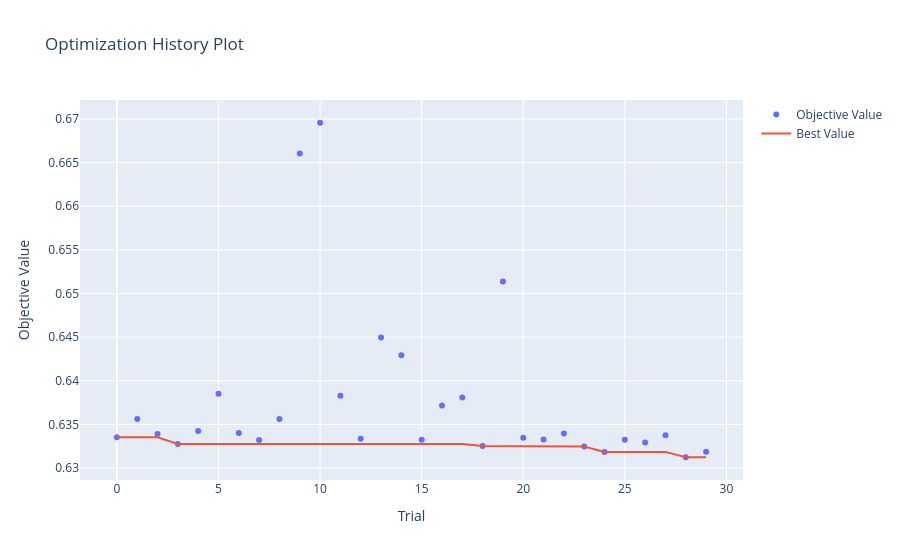
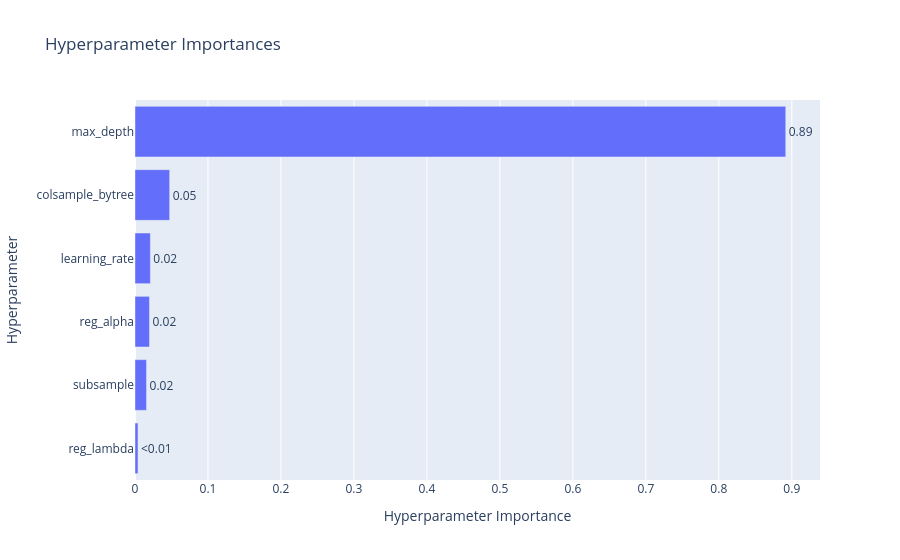

The notebook cell saved with these charts, in order:
### Code cell
## Plot the results of the parameters optimization

vis.plot_optimization_history(study).show()
vis.plot_param_importances(study).show()

### Figure 1 — Plotly figure (JSON) as saved in the notebook; plotly's stock layout.template omitted (floating-point values rounded to 4 significant figures)
{"data": [{"mode": "markers", "name": "Objective Value", "type": "scatter", "x": [0, 1, 2, 3, 4, 5, 6, 7, 8, 9, 10, 11, 12, 13, 14, 15, 16, 17, 18, 19, 20, 21, 22, 23, 24, 25, 26, 27, 28, 29], "y": [0.6335, 0.6356, 0.6339, 0.6328, 0.6343, 0.6385, 0.634, 0.6332, 0.6356, 0.666, 0.6696, 0.6383, 0.6334, 0.645, 0.6429, 0.6333, 0.6372, 0.6381, 0.6325, 0.6514, 0.6335, 0.6333, 0.634, 0.6325, 0.6319, 0.6332, 0.6329, 0.6338, 0.6312, 0.6319]}, {"mode": "lines", "name": "Best Value", "type": "scatter", "x": [0, 1, 2, 3, 4, 5, 6, 7, 8, 9, 10, 11, 12, 13, 14, 15, 16, 17, 18, 19, 20, 21, 22, 23, 24, 25, 26, 27, 28, 29], "y": [0.6335, 0.6335, 0.6335, 0.6328, 0.6328, 0.6328, 0.6328, 0.6328, 0.6328, 0.6328, 0.6328, 0.6328, 0.6328, 0.6328, 0.6328, 0.6328, 0.6328, 0.6328, 0.6325, 0.6325, 0.6325, 0.6325, 0.6325, 0.6325, 0.6319, 0.6319, 0.6319, 0.6319, 0.6312, 0.6312]}, {"marker": {"color": "#cccccc"}, "mode": "markers", "name": "Infeasible Trial", "showlegend": false, "type": "scatter", "x": [], "y": []}], "layout": {"title": {"text": "Optimization History Plot"}, "xaxis": {"title": {"text": "Trial"}}, "yaxis": {"title": {"text": "Objective Value"}}}}

### Figure 2 — Plotly figure (JSON) as saved in the notebook; plotly's stock layout.template omitted (floating-point values rounded to 4 significant figures)
{"data": [{"cliponaxis": false, "hovertemplate": ["reg_lambda (FloatDistribution): 0.004114840265317426<extra></extra>", "subsample (FloatDistribution): 0.015781702698966827<extra></extra>", "reg_alpha (FloatDistribution): 0.01982812589430314<extra></extra>", "learning_rate (FloatDistribution): 0.021064446537256486<extra></extra>", "colsample_bytree (FloatDistribution): 0.047494443221925135<extra></extra>", "max_depth (IntDistribution): 0.8917164413822309<extra></extra>"], "name": "Objective Value", "orientation": "h", "text": ["<0.01", "0.02", "0.02", "0.02", "0.05", "0.89"], "textposition": "outside", "type": "bar", "x": [0.004115, 0.01578, 0.01983, 0.02106, 0.04749, 0.8917], "y": ["reg_lambda", "subsample", "reg_alpha", "learning_rate", "colsample_bytree", "max_depth"]}], "layout": {"title": {"text": "Hyperparameter Importances"}, "xaxis": {"title": {"text": "Hyperparameter Importance"}}, "yaxis": {"title": {"text": "Hyperparameter"}}}}
